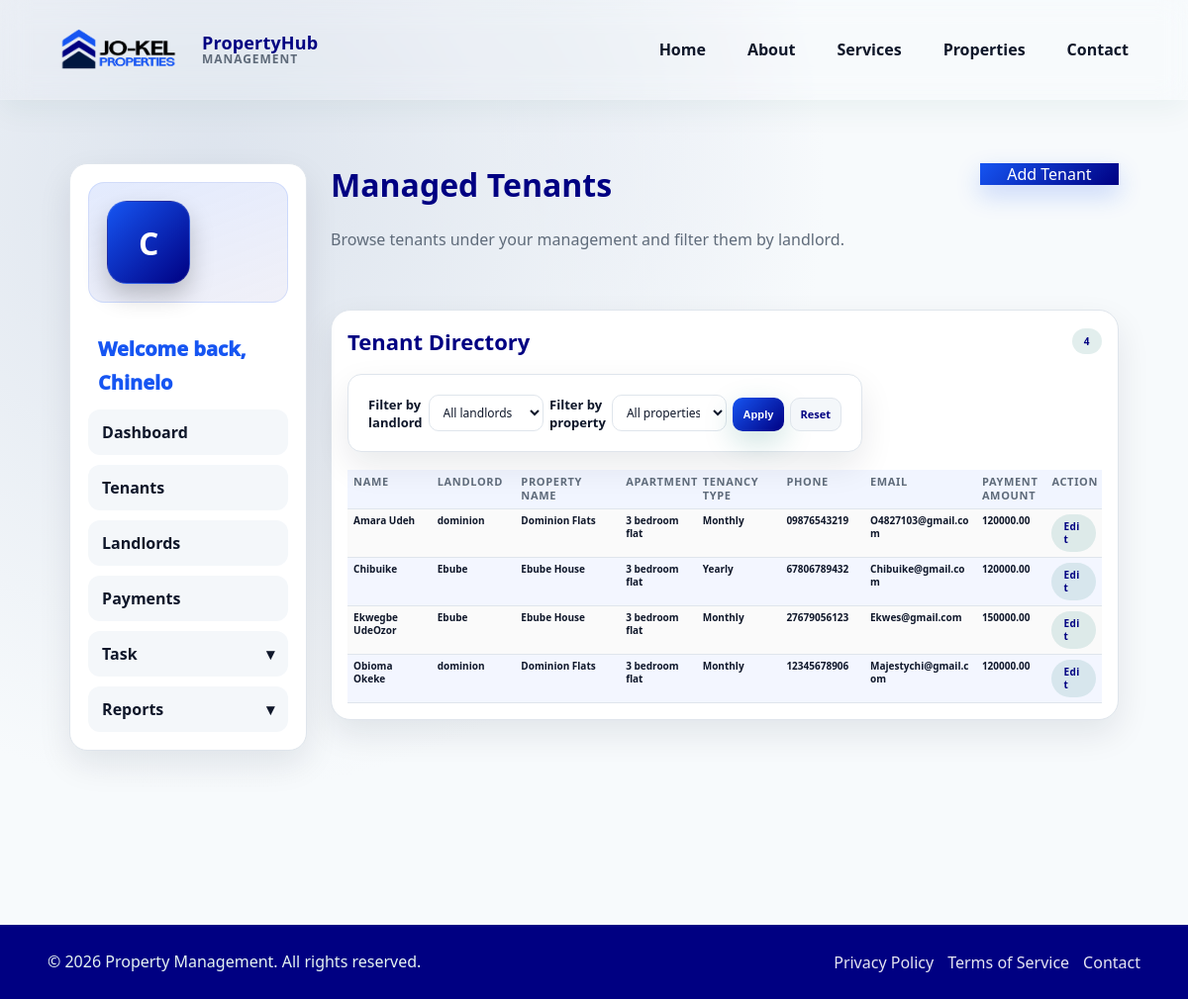
The app's page /accounts/staff/tenants/ (signed in) with its own data.
### apps/tenants/models.py (models this page shows, shortened)
class Tenant(models.Model):
    TENANCY_TYPE_MONTHLY = 'monthly'
    TENANCY_TYPE_QUARTERLY = 'quarterly'
    TENANCY_TYPE_BIANNUALLY = 'biannually'
    TENANCY_TYPE_YEARLY = 'yearly'
    TENANCY_TYPE_CHOICES = [
        (TENANCY_TYPE_MONTHLY, 'Monthly'),
        (TENANCY_TYPE_QUARTERLY, 'Quarterly'),
        (TENANCY_TYPE_BIANNUALLY, 'Biannually'),
        (TENANCY_TYPE_YEARLY, 'Yearly'),
    ]
    PAYMENT_MODE_CASH = 'cash'
    PAYMENT_MODE_TRANSFER = 'transfer'
    PAYMENT_MODE_CARD = 'card'
    PAYMENT_MODE_OTHER = 'other'
    PAYMENT_MODE_CHOICES = [
        (PAYMENT_MODE_CASH, 'Cash'),
        (PAYMENT_MODE_TRANSFER, 'Transfer'),
        (PAYMENT_MODE_CARD, 'Card'),
        (PAYMENT_MODE_OTHER, 'Other'),
    ]
    name = models.CharField(max_length=160)
    phone_number = models.CharField(max_length=30)
    apartment_type = models.CharField(max_length=120)
    tenancy_type = models.CharField(
        max_length=20,
        choices=TENANCY_TYPE_CHOICES,
        default=TENANCY_TYPE_MONTHLY,
    )
    payment_mode = models.CharField(max_length=20, choices=PAYMENT_MODE_CHOICES)
    address = models.TextField()
    email = models.EmailField()
    landlord = models.ForeignKey(
        Landlord,
        on_delete=models.SET_NULL,
        related_name='tenants',
        null=True,
        blank=True,
    )
    property = models.ForeignKey(
        Property,
        on_delete=models.SET_NULL,
        related_name='tenants',
        null=True,
        blank=True,
    )
    landlord_name = models.CharField(max_length=160)
    payment_amount = models.DecimalField(max_digits=12, decimal_places=2)
    created_at = models.DateTimeField(auto_now_add=True)
    updated_at = models.DateTimeField(auto_now=True)
    class Meta:
        ordering = ['name']

### apps/properties/models.py (models this page shows, shortened)
class Property(models.Model):
    landlord = models.ForeignKey(
        Landlord,
        on_delete=models.CASCADE,
        related_name='managed_properties',
    )
    property_name = models.CharField(max_length=160)
    property_type = models.CharField(max_length=120)
    number_of_units = models.PositiveIntegerField(default=1, validators=[MinValueValidator(1)])
    address = models.TextField()
    city = models.CharField(max_length=120, blank=True)
    state = models.CharField(max_length=120, blank=True)
    description = models.TextField(blank=True)
    created_at = models.DateTimeField(auto_now_add=True)
    updated_at = models.DateTimeField(auto_now=True)
    class Meta:
        ordering = ['property_name', '-created_at']

### apps/accounts/views.py (the view)
# urls.py: path('staff/tenants/', StaffTenantListView.as_view(), name='staff-tenant-list'),
class StaffTenantListView(StaffOnlyMixin, TemplateView):
    template_name = 'accounts/staff_tenant_list.html'
    def get_context_data(self, **kwargs):
        context = super().get_context_data(**kwargs)
        staff_profile = self.get_staff_profile()
        landlords = staff_profile.landlords.select_related('user').all()
        tenants = staff_profile.tenants.select_related(
            'landlord',
            'landlord__user',
            'property',
        )
        selected_landlord_id = self.request.GET.get('landlord')
        selected_property_id = self.request.GET.get('property')
        if selected_landlord_id:
            tenants = tenants.filter(landlord_id=selected_landlord_id)
        if selected_property_id:
            tenants = tenants.filter(property_id=selected_property_id)
        selected_landlord = None
        if selected_landlord_id and landlords.filter(pk=selected_landlord_id).exists():
            selected_landlord = landlords.filter(pk=selected_landlord_id).first()
        properties = (
            Property.objects.filter(landlord__in=landlords)
            .select_related('landlord', 'landlord__user')
            .order_by('property_name')
        )
        tenants = list(tenants)
        for tenant in tenants:
            tenant.property_name_display = tenant.property.property_name if tenant.property_id else ''
        context.update(
            {
                'managed_tenants': tenants,
                'managed_tenants_count': len(tenants),
                'landlord_options': landlords,
                'property_options': properties,
                'selected_landlord_id': selected_landlord_id or '',
                'selected_property_id': selected_property_id or '',
                'selected_landlord': selected_landlord,
            }
        )
        return context

### apps/accounts/adapter.py (called while the page is built)
def get_user_role(user):
    if not user.is_authenticated:
        return UserProfile.ROLE_USER
    profile = getattr(user, 'profile', None)
    if profile and profile.role:
        return profile.role
    if user.is_staff:
        return UserProfile.ROLE_STAFF
    return UserProfile.ROLE_USER

### apps/accounts/views.py (called while the page is built)
    def dispatch(self, request, *args, **kwargs):
        if get_user_role(request.user) != UserProfile.ROLE_STAFF:
            return redirect(get_dashboard_url_for_user(request.user))
        return super().dispatch(request, *args, **kwargs)

    def get_staff_profile(self):
        staff_profile, _ = StaffProfile.objects.get_or_create(user=self.request.user)
        return staff_profile

### templates/accounts/staff_tenant_list.html (shortened to what this page needs)
{% extends 'dashboard/staff_base.html' %}
{% block dashboard_content %}
<div class="dashboard-header">
    <div>
        <h1>Managed Tenants</h1>
        <p>Browse tenants under your management and filter them by landlord.</p>
    </div>
    <a href="{% url 'accounts:staff-tenant-create' %}" class="dashboard-primary-btn dashboard-inline-action">Add Tenant</a>
</div>
<section class="dashboard-panel dashboard-panel--tenant-directory">
    <div class="dashboard-panel-header">
        <h2>Tenant Directory</h2>
        <span class="pill">{{ managed_tenants_count }}</span>
    </div>
    <form method="get" class="dashboard-filter-bar">
        <label for="landlord" class="dashboard-filter-label">Filter by landlord</label>
        <select name="landlord" id="landlord" class="dashboard-filter-select">
            <option value="">All landlords</option>
        </select>
        <label for="property" class="dashboard-filter-label">Filter by property</label>
        <select name="property" id="property" class="dashboard-filter-select">
            <option value="">All properties</option>
        </select>
        <div class="dashboard-filter-actions">
            <button type="submit" class="dashboard-filter-button">Apply</button>
            <a href="{% url 'accounts:staff-tenant-list' %}" class="dashboard-filter-reset">Reset</a>
        </div>
    </form>
    <div class="dashboard-table-wrap dashboard-table-wrap--tenant-directory">
        <table class="dashboard-table dashboard-table--tenant-directory">
            <thead>
                <tr>
                    <th>Name</th>
                    <th>Landlord</th>
                    <th>Property Name</th>
                    <th>Apartment</th>
                    <th>Tenancy Type</th>
                    <th>Phone</th>
                    <th>Email</th>
                    <th>Payment Amount</th>
                    <th>Action</th>
                </tr>
            </thead>
            <tbody>
                {% for tenant in managed_tenants %}
                <tr class="dashboard-table-row-link" data-href="{% url 'accounts:staff-tenant-detail' tenant.pk %}" tabindex="0" role="link" aria-label="Open tenant record for {{ tenant.name }}">
                    <td>{{ tenant.name }}</td>
                    <td>{{ tenant.landlord_name|default:"Not assigned" }}</td>
                    <td>{{ tenant.property_name_display|default:"Not assigned" }}</td>
                    <td>{{ tenant.apartment_type }}</td>
                    <td>{{ tenant.get_tenancy_type_display }}</td>
                    <td>{{ tenant.phone_number }}</td>
                    <td>{{ tenant.email }}</td>
                    <td>{{ tenant.payment_amount }}</td>
                    <td><a href="{% url 'accounts:staff-tenant-update' tenant.pk %}" class="pill" data-row-link-ignore>Edit</a></td>
                </tr>
                {% endfor %}
            </tbody>
        </table>
    </div>
</section>
{% endblock %}

### dashboard/templates/dashboard/staff_base.html (shortened to what this page needs)
{% extends 'dashboard/base.html' %}
{% block dashboard_sidebar %}
<div class="sidebar-profile">
    <div class="sidebar-profile-avatar" aria-hidden="true">
        {{ request.user.get_full_name|default:request.user.username|slice:":1"|upper }}
    </div>
</div>
<div class="sidebar-profile-copy">
      <p class="sidebar-profile-greeting">Welcome back, {{ request.user.get_full_name|default:request.user.username }}</p>
</div>
<nav class="sidebar-nav">
    <ul>
        <li><a href="{% url 'dashboard:index' %}">Dashboard</a></li>
        <li><a href="{% url 'accounts:staff-tenant-list' %}">Tenants</a></li>
        <li><a href="{% url 'accounts:staff-landlord-list' %}">Landlords</a></li>
        <li><a href="{% url 'accounts:staff-payment-list' %}">Payments</a></li>
        <li class="sidebar-dropdown-item">
            <details class="sidebar-dropdown">
                <summary>Task</summary>
            </details>
        </li>
        <li class="sidebar-dropdown-item">
            <details class="sidebar-dropdown">
                <summary>Reports</summary>
            </details>
        </li>
    </ul>
</nav>
{% endblock %}

### records on screen
Tenant: name "Amara Udeh", landlord_name "dominion", property_name_display "Dominion Flats", apartment_type "3 bedroom flat", tenancy_type "Monthly", phone_number "09876543219", email "O4827103@gmail.com", payment_amount "120000.00"
Tenant: name "Chibuike", landlord_name "Ebube", property_name_display "Ebube House", apartment_type "3 bedroom flat", tenancy_type "Yearly", phone_number "67806789432", email "Chibuike@gmail.com", payment_amount "120000.00"
Tenant: name "Ekwegbe UdeOzor", landlord_name "Ebube", property_name_display "Ebube House", apartment_type "3 bedroom flat", tenancy_type "Monthly", phone_number "27679056123", email "Ekwes@gmail.com", payment_amount "150000.00"
Tenant: name "Obioma Okeke", landlord_name "dominion", property_name_display "Dominion Flats", apartment_type "3 bedroom flat", tenancy_type "Monthly", phone_number "12345678906", email "Majestychi@gmail.com", payment_amount "120000.00"

### other values on screen
{{ request.user.get_full_name|default:request.user.username }} "Chinelo"
{{ managed_tenants_count }} "4"
